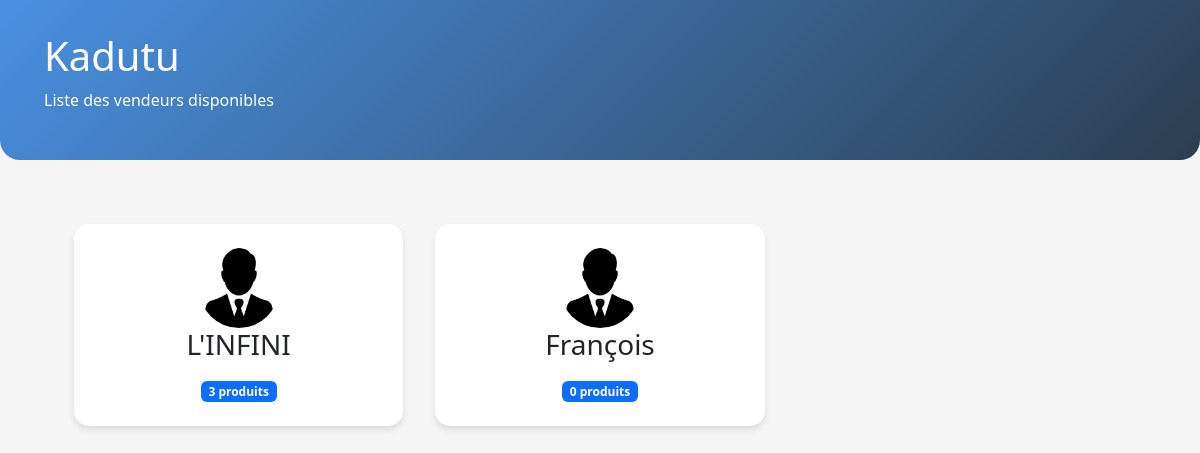
Page /marche.php?id=3 on the committed database.
### tables this page shows
CREATE TABLE IF NOT EXISTS `marche` (
  `IdMarche` int NOT NULL AUTO_INCREMENT,
  `NomMarche` varchar(100) DEFAULT NULL,
  `Localisation` varchar(255) DEFAULT NULL,
  `IdAgent` int DEFAULT NULL,
  PRIMARY KEY (`IdMarche`),
  KEY `IdAgent` (`IdAgent`)
);

CREATE TABLE IF NOT EXISTS `vendeur` (
  `IdVendeur` int NOT NULL AUTO_INCREMENT,
  `NomVendeur` varchar(100) DEFAULT NULL,
  `EmailVendeur` varchar(50) DEFAULT NULL,
  `MotDePasseVendeur` varchar(255) DEFAULT NULL,
  `IdMarche` int DEFAULT NULL,
  PRIMARY KEY (`IdVendeur`),
  UNIQUE KEY `EmailVendeur` (`EmailVendeur`),
  KEY `IdMarche` (`IdMarche`),
  KEY `EmailVendeur_2` (`EmailVendeur`)
);

### marche.php (the view, shortened to what this page needs)
<?php
require_once 'db.php';
$marche_id = $_GET['id'];
$sql_marche = "SELECT NomMarche FROM marche WHERE IdMarche = ?";
$stmt = $pdo->prepare($sql_marche);
$stmt->execute([$marche_id]);
$marche = $stmt->fetch();
$sql = "SELECT * FROM vendeur WHERE IdMarche = ?";
$stmt = $pdo->prepare($sql);
$stmt->execute([$marche_id]);
$vendeurs = $stmt->fetchAll();
?>
<!DOCTYPE html>
<html lang="fr">
<head>
    <link rel="stylesheet" href="./bootstrap-5.3.8-dist/css/bootstrap.min.css">
</head>
<body style="background-color: #f5f5f5;">
    <div class="page-header">
        <div class="container">
            <h1><?php echo $marche['NomMarche']; ?></h1>
            <p>Liste des vendeurs disponibles</p>
        </div>
    </div>
    <div class="container">
        <div class="vendor-grid">
            <?php foreach($vendeurs as $vendeur):
                $sql_count = "SELECT COUNT(*) FROM produit WHERE IdVendeur = ?";
                $stmt_count = $pdo->prepare($sql_count);
                $stmt_count->execute([$vendeur['IdVendeur']]);
                $nb_produits = $stmt_count->fetchColumn();
            ?>
                <a href="produits.php?vendeur_id=<?php echo $vendeur['IdVendeur']; ?>"
                   style="text-decoration: none; color: inherit;">
                    <div class="vendor-card">
                        <img src="./homme-daffaire.png" alt="" style="width:5rem; height:5rem; object-fit:cover; border-radius:50%; margin:0 auto; display:block;">
                        <h3 class="text-center"><?php echo $vendeur['NomVendeur']; ?></h3>
                        <div class="text-center mt-3">
                            <span class="badge bg-primary">
                                <?php echo $nb_produits; ?> produits
                            </span>
                        </div>
                    </div>
                </a>
            <?php endforeach; ?>
        </div>
    </div>
</body>
</html>

### marche.php (style rules this page uses)
.vendor-grid { display: grid; grid-template-columns: repeat(auto-fill, minmax(300px, 1fr)); gap: 2rem; padding: 2rem; }
.vendor-card { background: white; border-radius: 15px; padding: 1.5rem; box-shadow: 0 4px 6px rgba(0,0,0,0.1); transition: transform 0.3s ease; }
.page-header { background: linear-gradient(135deg, #4a90e2, #2c3e50); color: white; padding: 2rem; margin-bottom: 2rem; border-radius: 0 0 20px 20px; }

### rows in the picture
marche: NomMarche "Kadutu"
vendeur: NomVendeur "L'INFINI", nb_produits "3"
vendeur: NomVendeur "François", nb_produits "0"
